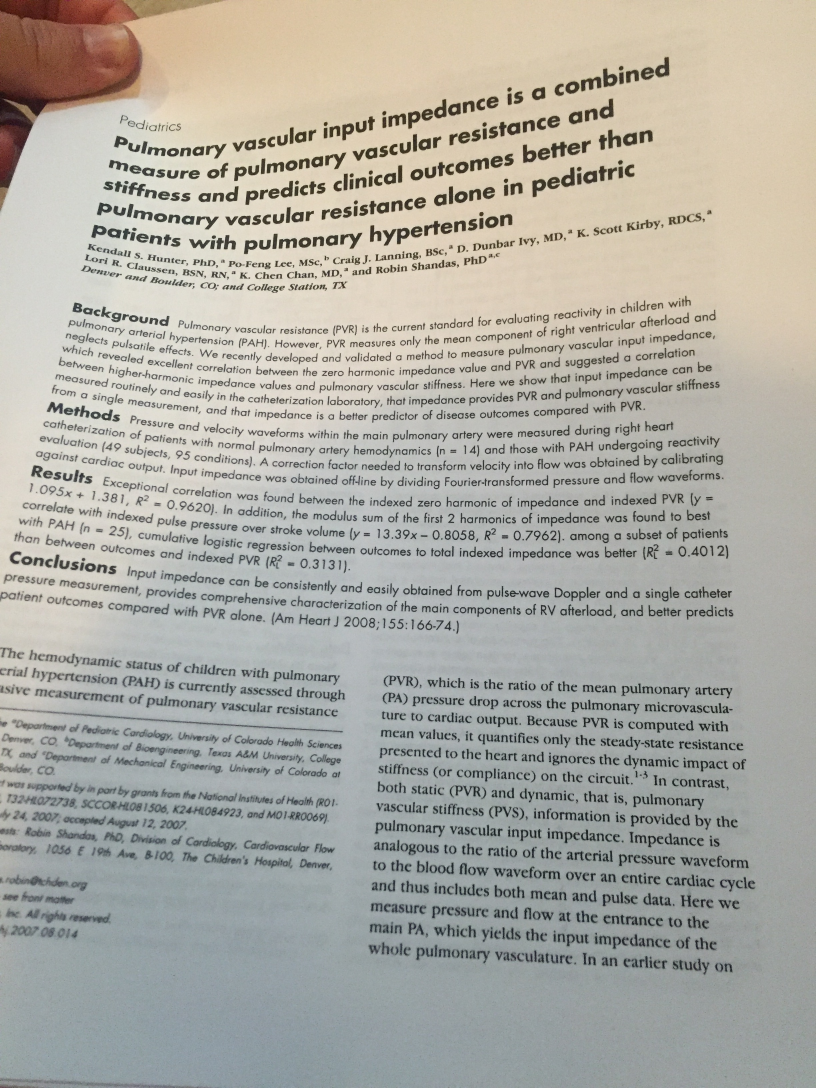
#> input picture opencv/ImageProc/Geometric Transforamtions/PaperIM.JPG, 2448 x 3264 px (shown at 1/3 size)
$ python PerspTrans.py
#> lines starting #> are read from the running program, lines starting #| are printed output that depends on the picture
# Perspective Transformation

# Stuff you need:

# - 4 points on input image
# - 4 points on output image (corresponding)
# - 3 of them shall be collinear
# - a 3x3 transformation matrix - found with cv2.getPerspectiveTransform

import cv2
import numpy as np
from matplotlib import pyplot as plt

img = cv2.imread("PaperIM.JPG")
#> img is the input picture: shape (3264, 2448, 3); mean B, G, R 164.1, 171.8, 173.2
rows,cols,ch = img.shape
#> rows = 3264; cols = 2448; ch = 3

pts1 = np.float32([[256, 365],[2000, 350],[337, 1996],[2002,3000]])
pts2 = np.float32([[0,0],[1500,0],[0,1500],[1500,1500]])

M = cv2.getPerspectiveTransform(pts1,pts2)

outIM = cv2.warpPerspective(img,M,(1500,1500))
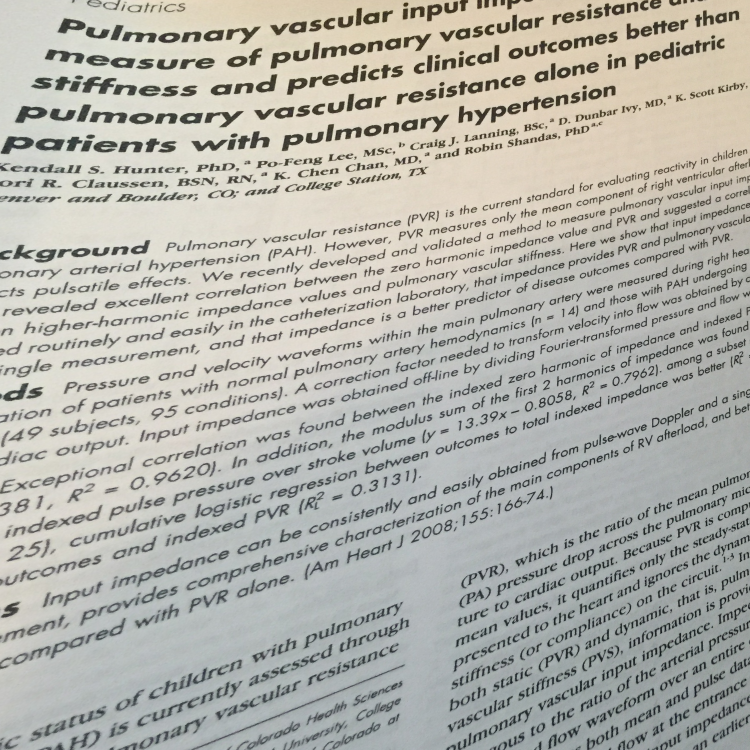
#> outIM: shape (1500, 1500, 3) (shown at 1/2 size); mean B, G, R 170.9, 177.9, 178.2

plt.subplot(121),plt.imshow(img, cmap='gray'),plt.title('Input')
plt.xticks([]), plt.yticks([])
plt.subplot(122),plt.imshow(outIM, cmap='gray'),plt.title('Output')
plt.xticks([]), plt.yticks([])
plt.show()
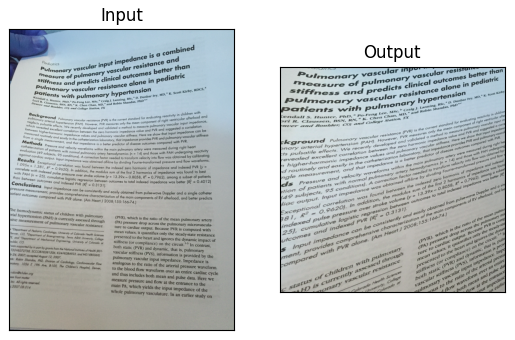
#> figure drawn by matplotlib, 2 panels; B, G, R data is drawn as R, G, B
